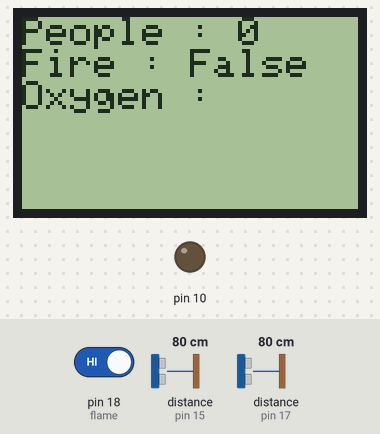
This sketch was run on a simulated Arduino Uno, built with avr-gcc and run on an emulated ATmega328P. Parts: 84×48 one-colour display, output pins drawn as LEDs (lit = HIGH). Wiring (inferred from the names in the program): 2 × ultrasonic range finder: trigger pin 14, echo pin 15 / trigger pin 16, echo pin 17. The test bench sets the inputs (shaded band); at power-on: distance to the obstacle (sensors on pin 17, pin 15) 80 cm, pin 18 (flame) HIGH. The echo pulse lasts 58.3 µs per cm; no radio packets arrive unless stated; pins used as bus, display or sensor lines are not drawn.

Above: at 1.9 s.
2.0 s: distance to the obstacle (sensor on pin 17) set to 2 cm
At 4.3 s:
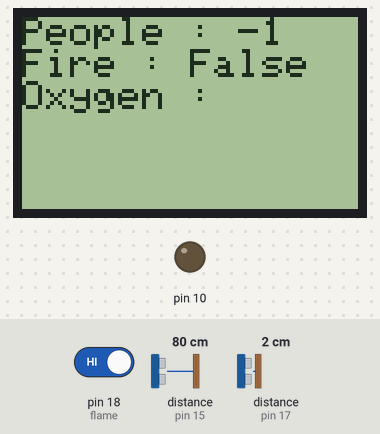
4.9 s: pin 18 (flame) driven LOW
At 7.8 s:
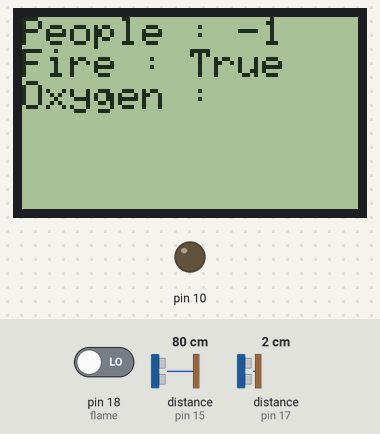
Timing chart, 0 to 9.3 s (numbered marks = the images above; inputs shaded):
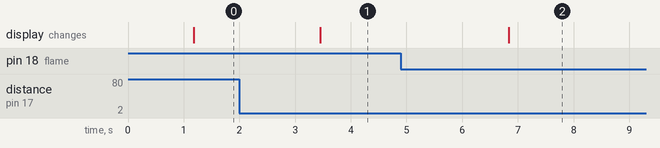

The sketch:

test_combination.ino
```cpp
#include <Wire.h>
#include <PCD8544.h>
#include <SPI.h>
#include <nRF24L01.h>
#include <RF24.h>

//LCD variable
static const byte glyph[] = { B00010000, B00110100, B00110000, B00110100, B00010000 };

static PCD8544 lcd;

//Ultrasonic sensor variable
int Duration1, Duration2;
int LastDuration1, LastDuration2;
int count = 0, pcount = 0, mcount = 0;
int sensorcount1 = 0, sensorcount2 = 0;

//flamesensor variable
int flame = 18;      // 불꽃감지 센서 핀 번호 2
int state = 0;      // 불꽃감지 센서의 상태 값 저장 변수
String fire;

//nRF24L01 variable
RF24 radio(7, 8); // CE, CSN
const byte address[6] = "00001";


void setup() {

  //fire sensor setup
  pinMode(flame, INPUT);   // 불꽃 감지 센서를 입력으로 설정

  //LCD set up
  pinMode(10,OUTPUT);
  digitalWrite(10, LOW); // LCD light on / off
  // PCD8544-compatible displays may have a different resolution...
  lcd.begin(84, 48);
  // Add the smiley to position "0" of the ASCII table...
  lcd.createChar(0, glyph);
  lcd.setContrast(65);

  //ultrasonic sensor setup
  pinMode(14,OUTPUT);//trigger1
  pinMode(15,INPUT);//echo1
  pinMode(16,OUTPUT);//trigger2
  pinMode(17,INPUT);//echo2
  Serial.begin(9600);

  //nRF24L01 set up
  radio.begin();
  radio.openWritingPipe(address);
  radio.setPALevel(RF24_PA_MIN);
  radio.stopListening();

}


void loop() {

  //LCD running
  lcd.setCursor(0, 0);
  lcd.print("People : ");
  lcd.print(count);
  lcd.print(" ");

  lcd.setCursor(0, 1);
  lcd.print("Fire : ");
  lcd.print(fire);
  lcd.print(" ");

  lcd.setCursor(0, 2);
  lcd.print("Oxygen : ");


  //Ultrasonic sensor running
  state = digitalRead(flame);   // 불꽃 감지 센서값 입력받음


  if (state == 0){              // 불꽃감지 센서의 값이 0일때(불꽃이 감지 되었을 때)
    //Serial.println("ON");     // LCD에 센서값 출력해 주기.
    fire = "True";
  }
  else if (state == 1){           // 불꽃감지 센서의 값이 1일때 (불꽃이 감지 되지 않았을 때)
    //Serial.println("OFF");      // LCD에 센서값 출력해 주기.
    fire = "False";
  }

  digitalWrite(14,LOW);
  digitalWrite(16,LOW);
  delayMicroseconds(2); // make triggers as low state

  digitalWrite(14,HIGH);
  delayMicroseconds(10);// shoot the wave from trigger 1

  digitalWrite(14,LOW);
  Duration1=pulseIn(15,HIGH);// receive the wave in echo 1 and measure the distance

  delayMicroseconds(2);

  digitalWrite(16,HIGH);
  delayMicroseconds(10);// shoot the wave from trigger 2

  digitalWrite(16,LOW);
  Duration2=pulseIn(17,HIGH);// receive the wave in echo 2 and measure the distance

  if (LastDuration1 > Duration1 + 100){
    sensorcount1 = 1;
  }


  if (LastDuration2 > Duration2 + 100){
    sensorcount2 = 1;
  }

  if (sensorcount1 == 1 && sensorcount2 == 0){
    pcount = 1;
  }

  if(pcount == 1 && sensorcount2 == 1){
    count = count+1;
    sensorcount1 = 0;
    sensorcount2 = 0;
    pcount = 0;
  }


  if (sensorcount1 == 0 && sensorcount2 == 1){
    mcount = 1;
  }

  if(mcount == 1 && sensorcount2 == 1){
    count = count-1;
    sensorcount1 = 0;
    sensorcount2 = 0;
    mcount = 0;
  }

  if (sensorcount1 == 1 && sensorcount2 == 1){
    sensorcount1 = 0;
    sensorcount2 = 0;
    }

  LastDuration1 = Duration1;
  LastDuration2 = Duration2;
  delay(100);


  //nRF24L01 running
  radio.write(&count, sizeof(count));
  radio.write(&fire, sizeof(count));
  delay(1000);

}
```

Measured:
- after the input at 2.0 s, the display: changes after 1.4 s (image 1)
- after the input at 4.9 s, the display: changes after 1.9 s (image 2)
